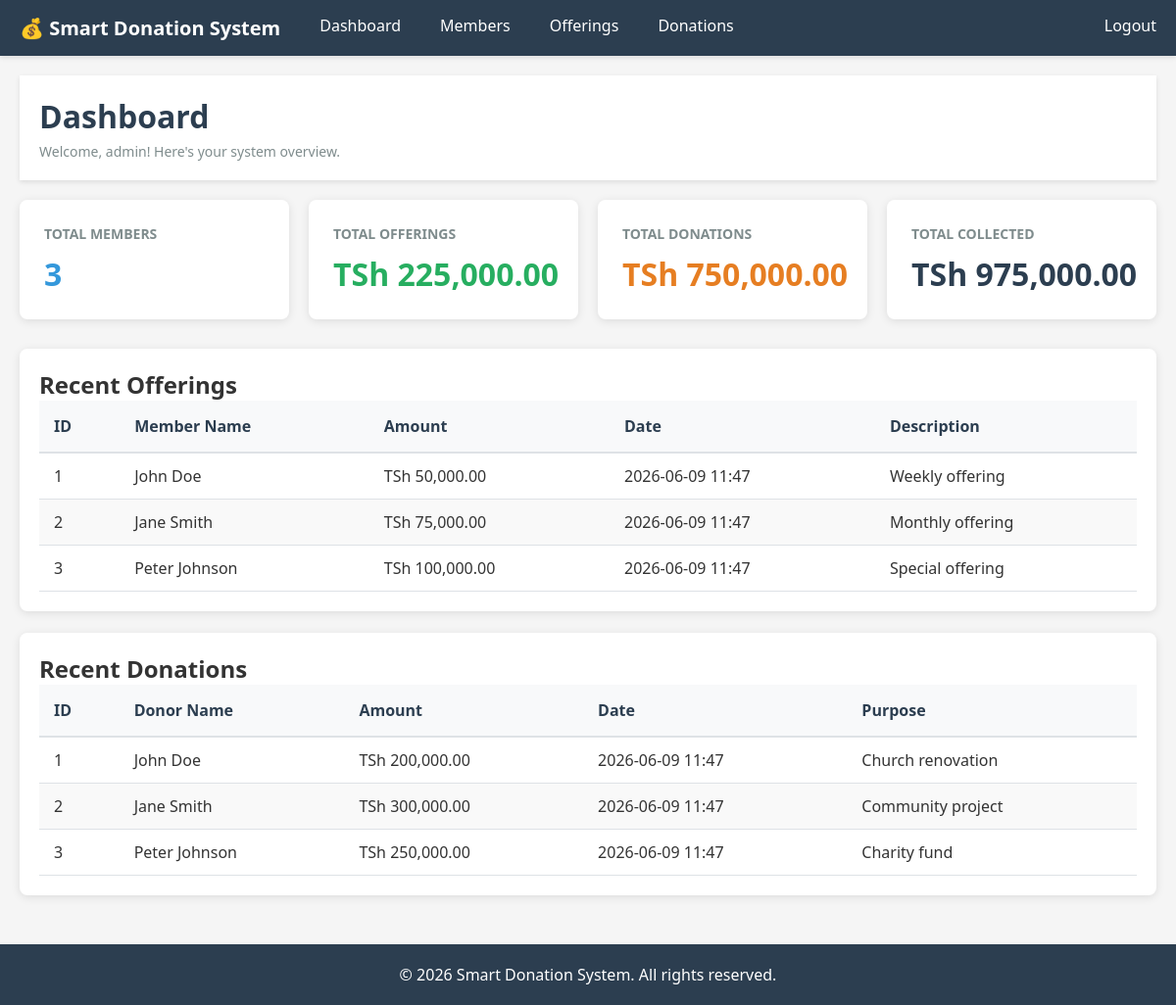
/dashboard.php (signed in), run on the app's committed database.
### tables this page shows
CREATE TABLE IF NOT EXISTS offerings (
    id INT PRIMARY KEY AUTO_INCREMENT,
    member_id INT,
    amount DECIMAL(10, 2) NOT NULL,
    offering_date TIMESTAMP DEFAULT CURRENT_TIMESTAMP,
    description VARCHAR(255),
    FOREIGN KEY (member_id) REFERENCES members(id) ON DELETE SET NULL
);

CREATE TABLE IF NOT EXISTS members (
    id INT PRIMARY KEY AUTO_INCREMENT,
    member_no VARCHAR(50) UNIQUE NOT NULL,
    fullname VARCHAR(100) NOT NULL,
    gender ENUM('Male', 'Female', 'Other'),
    phone VARCHAR(20),
    address TEXT,
    email VARCHAR(100),
    status ENUM('Active', 'Inactive') DEFAULT 'Active',
    joined_date TIMESTAMP DEFAULT CURRENT_TIMESTAMP
);

CREATE TABLE IF NOT EXISTS donations (
    id INT PRIMARY KEY AUTO_INCREMENT,
    member_id INT,
    amount DECIMAL(10, 2) NOT NULL,
    donation_date TIMESTAMP DEFAULT CURRENT_TIMESTAMP,
    purpose VARCHAR(255),
    donor_name VARCHAR(100),
    FOREIGN KEY (member_id) REFERENCES members(id) ON DELETE SET NULL
);

### dashboard.php (the view, shortened to what this page needs)
<?php
include("../config/db.php");
$members_result = mysqli_query($conn, "SELECT COUNT(*) as total FROM members");
$members = mysqli_fetch_assoc($members_result);
$offerings_result = mysqli_query($conn, "SELECT SUM(amount) as total FROM offerings");
$offerings = mysqli_fetch_assoc($offerings_result);
$donations_result = mysqli_query($conn, "SELECT SUM(amount) as total FROM donations");
$donations = mysqli_fetch_assoc($donations_result);
$css_path = "../css/style.css";
$dashboard_link = "dashboard.php";
$members_link = "members.php";
$offerings_link = "offerings.php";
$donations_link = "donations.php";
?>
<?php include("../includes/header.php"); ?>
<div class="container">
    <header>
        <h1>Dashboard</h1>
        <p>Welcome, <?php echo htmlspecialchars($_SESSION['username']); ?>! Here's your system overview.</p>
    </header>
    <div class="dashboard-cards">
        <div class="card primary">
            <h3>Total Members</h3>
            <div class="value"><?php echo $members['total'] ?? 0; ?></div>
        </div>
        <div class="card success">
            <h3>Total Offerings</h3>
            <div class="value" data-currency><?php echo $offerings['total'] ?? 0; ?></div>
        </div>
        <div class="card warning">
            <h3>Total Donations</h3>
            <div class="value" data-currency><?php echo $donations['total'] ?? 0; ?></div>
        </div>
        <div class="card">
            <h3>Total Collected</h3>
            <div class="value" data-currency><?php echo ($offerings['total'] ?? 0) + ($donations['total'] ?? 0); ?></div>
        </div>
    </div>
    <div class="table-container">
        <h2>Recent Offerings</h2>
        <table>
            <thead>
                <tr>
                    <th>ID</th>
                    <th>Member Name</th>
                    <th>Amount</th>
                    <th>Date</th>
                    <th>Description</th>
                </tr>
            </thead>
            <tbody>
                <?php
                $recent_offerings = mysqli_query($conn, "
                    SELECT o.id, m.fullname, o.amount, o.offering_date, o.description
                    FROM offerings o
                    LEFT JOIN members m ON o.member_id = m.id
                    ORDER BY o.offering_date DESC
                    LIMIT 5
                ");
                if (mysqli_num_rows($recent_offerings) > 0) {
                    while ($row = mysqli_fetch_assoc($recent_offerings)) {
                        echo "<tr>";
                        echo "<td>" . $row['id'] . "</td>";
                        echo "<td>" . htmlspecialchars($row['fullname'] ?? 'Anonymous') . "</td>";
                        echo "<td data-currency>" . $row['amount'] . "</td>";
                        echo "<td>" . date('Y-m-d H:i', strtotime($row['offering_date'])) . "</td>";
                        echo "<td>" . htmlspecialchars($row['description'] ?? '-') . "</td>";
                        echo "</tr>";
                    }
                } else {
                    echo "<tr><td colspan='5' style='text-align:center;'>No offerings found</td></tr>";
                }
                ?>
            </tbody>
        </table>
    </div>
    <br>
    <div class="table-container">
        <h2>Recent Donations</h2>
        <table>
            <thead>
                <tr>
                    <th>ID</th>
                    <th>Donor Name</th>
                    <th>Amount</th>
                    <th>Date</th>
                    <th>Purpose</th>
                </tr>
            </thead>
            <tbody>
                <?php
                $recent_donations = mysqli_query($conn, "
                    SELECT d.id, COALESCE(m.fullname, d.donor_name) as donor_name, d.amount, d.donation_date, d.purpose
                    FROM donations d
                    LEFT JOIN members m ON d.member_id = m.id
                    ORDER BY d.donation_date DESC
                    LIMIT 5
                ");
                if (mysqli_num_rows($recent_donations) > 0) {
                    while ($row = mysqli_fetch_assoc($recent_donations)) {
                        echo "<tr>";
                        echo "<td>" . $row['id'] . "</td>";
                        echo "<td>" . htmlspecialchars($row['donor_name'] ?? 'Anonymous') . "</td>";
                        echo "<td data-currency>" . $row['amount'] . "</td>";
                        echo "<td>" . date('Y-m-d H:i', strtotime($row['donation_date'])) . "</td>";
                        echo "<td>" . htmlspecialchars($row['purpose'] ?? '-') . "</td>";
                        echo "</tr>";
                    }
                } else {
                    echo "<tr><td colspan='5' style='text-align:center;'>No donations found</td></tr>";
                }
                ?>
            </tbody>
        </table>
    </div>
</div>
<?php include("../includes/footer.php"); ?>

### header.php (shortened to what this page needs)
<!DOCTYPE html>
<html lang="en">
<head>
    <link rel="stylesheet" href="<?php echo isset($css_path) ? $css_path : '../css/style.css'; ?>">
</head>
<body>
    <nav>
        <ul>
            <li class="navbar-brand">💰 Smart Donation System</li>
            <?php if (isset($_SESSION['user_id'])): ?>
                <li><a href="<?php echo isset($dashboard_link) ? $dashboard_link : '../admin/dashboard.php'; ?>">Dashboard</a></li>
                <li><a href="<?php echo isset($members_link) ? $members_link : '../admin/members.php'; ?>">Members</a></li>
                <li><a href="<?php echo isset($offerings_link) ? $offerings_link : '../admin/offerings.php'; ?>">Offerings</a></li>
                <li><a href="<?php echo isset($donations_link) ? $donations_link : '../admin/donations.php'; ?>">Donations</a></li>
                <li style="margin-left: auto;"><a href="../auth/logout.php">Logout</a></li>
            <?php endif; ?>
        </ul>
    </nav>
</body>
</html>

### footer.php (shortened to what this page needs)
<footer>
    <p>&copy; 2026 Smart Donation System. All rights reserved.</p>
</footer>
</body>
</html>

### style.css (style rules this page uses)
* { margin: 0; padding: 0; box-sizing: border-box; }
body { font-family: 'Segoe UI', Tahoma, Geneva, Verdana, sans-serif; background-color: #f5f5f5; color: #333; }
nav { background-color: #2c3e50; padding: 0; box-shadow: 0 2px 5px rgba(0,0,0,0.1); }
nav ul { list-style: none; display: flex; justify-content: flex-start; }
nav ul li { margin: 0; }
nav ul li a { color: white; text-decoration: none; padding: 15px 20px; display: block; transition: background-color 0.3s; }
.navbar-brand { color: white; font-weight: bold; padding: 15px 20px; font-size: 20px; }
.container { max-width: 1200px; margin: 20px auto; padding: 0 20px; }
header { background-color: white; padding: 20px; box-shadow: 0 2px 5px rgba(0,0,0,0.1); margin-bottom: 20px; }
header h1 { color: #2c3e50; margin-bottom: 5px; }
header p { color: #7f8c8d; font-size: 14px; }
.dashboard-cards { display: grid; grid-template-columns: repeat(auto-fit, minmax(250px, 1fr)); gap: 20px; margin-bottom: 30px; }
.card { background-color: white; padding: 25px; border-radius: 8px; box-shadow: 0 2px 10px rgba(0,0,0,0.1); transition: transform 0.3s, box-shadow 0.3s; }
.card h3 { color: #7f8c8d; font-size: 14px; text-transform: uppercase; margin-bottom: 10px; font-weight: 600; }
.card .value { font-size: 32px; font-weight: bold; color: #2c3e50; }
.card.primary .value { color: #3498db; }
.card.success .value { color: #27ae60; }
.card.warning .value { color: #e67e22; }
.table-container { background-color: white; padding: 20px; border-radius: 8px; box-shadow: 0 2px 10px rgba(0,0,0,0.1); overflow-x: auto; }
table { width: 100%; border-collapse: collapse; }
table thead { background-color: #f8f9fa; }
table th { padding: 15px; text-align: left; font-weight: 600; color: #2c3e50; border-bottom: 2px solid #dee2e6; }
table td { padding: 12px 15px; border-bottom: 1px solid #dee2e6; }
table tbody tr:nth-child(even) { background-color: #f9f9f9; }
footer { background-color: #2c3e50; color: white; text-align: center; padding: 20px; margin-top: 50px; }

### data on the page
offerings: id "1", member.fullname "John Doe", offering_date "2026-06-09 11:47", description "Weekly offering"
offerings: id "2", member.fullname "Jane Smith", offering_date "2026-06-09 11:47", description "Monthly offering"
offerings: id "3", member.fullname "Peter Johnson", offering_date "2026-06-09 11:47", description "Special offering"
donations: id "1", donor_name "John Doe", donation_date "2026-06-09 11:47", purpose "Church renovation"
donations: id "2", donor_name "Jane Smith", donation_date "2026-06-09 11:47", purpose "Community project"
donations: id "3", donor_name "Peter Johnson", donation_date "2026-06-09 11:47", purpose "Charity fund"

### other printed values
$_SESSION['username'] "admin"
$members['total'] "3"
